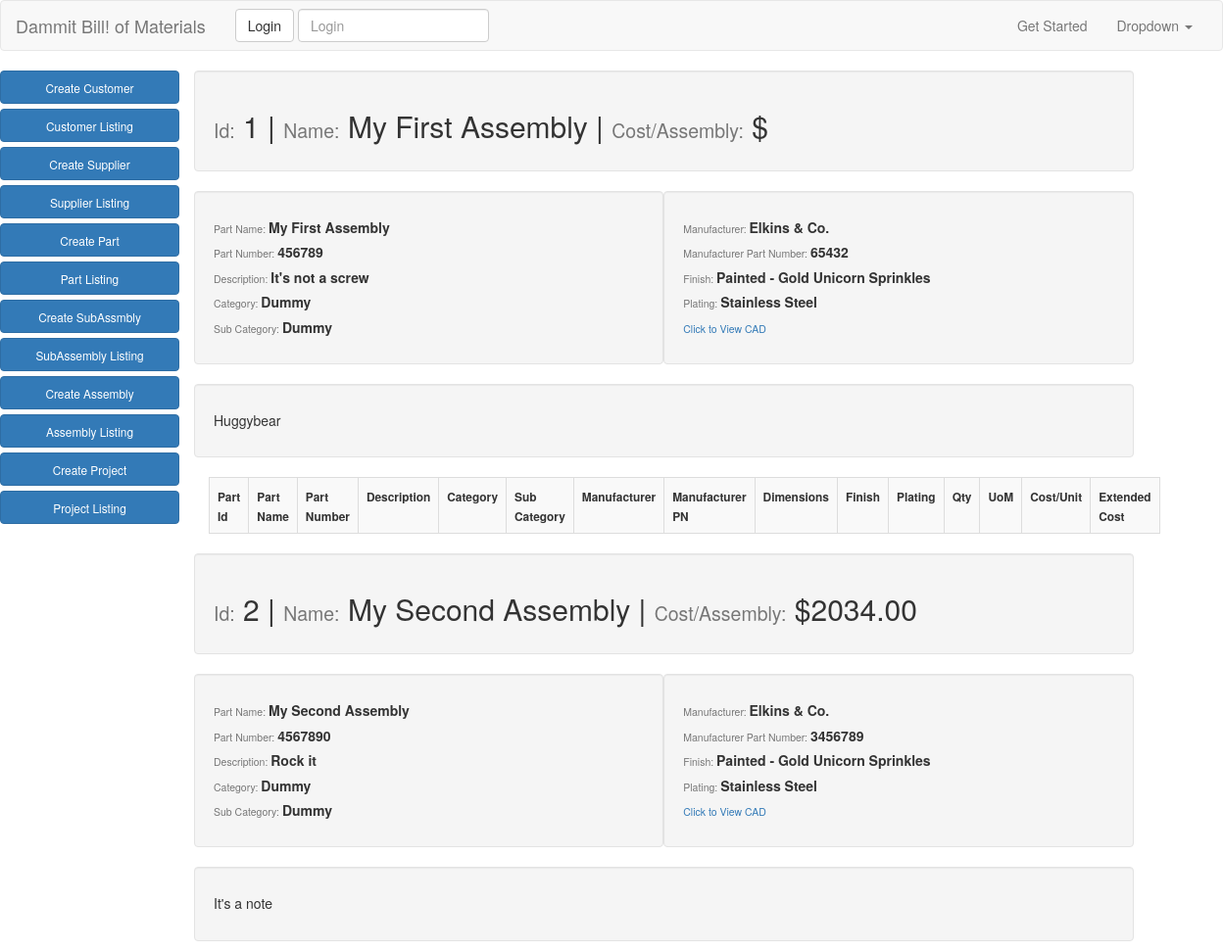
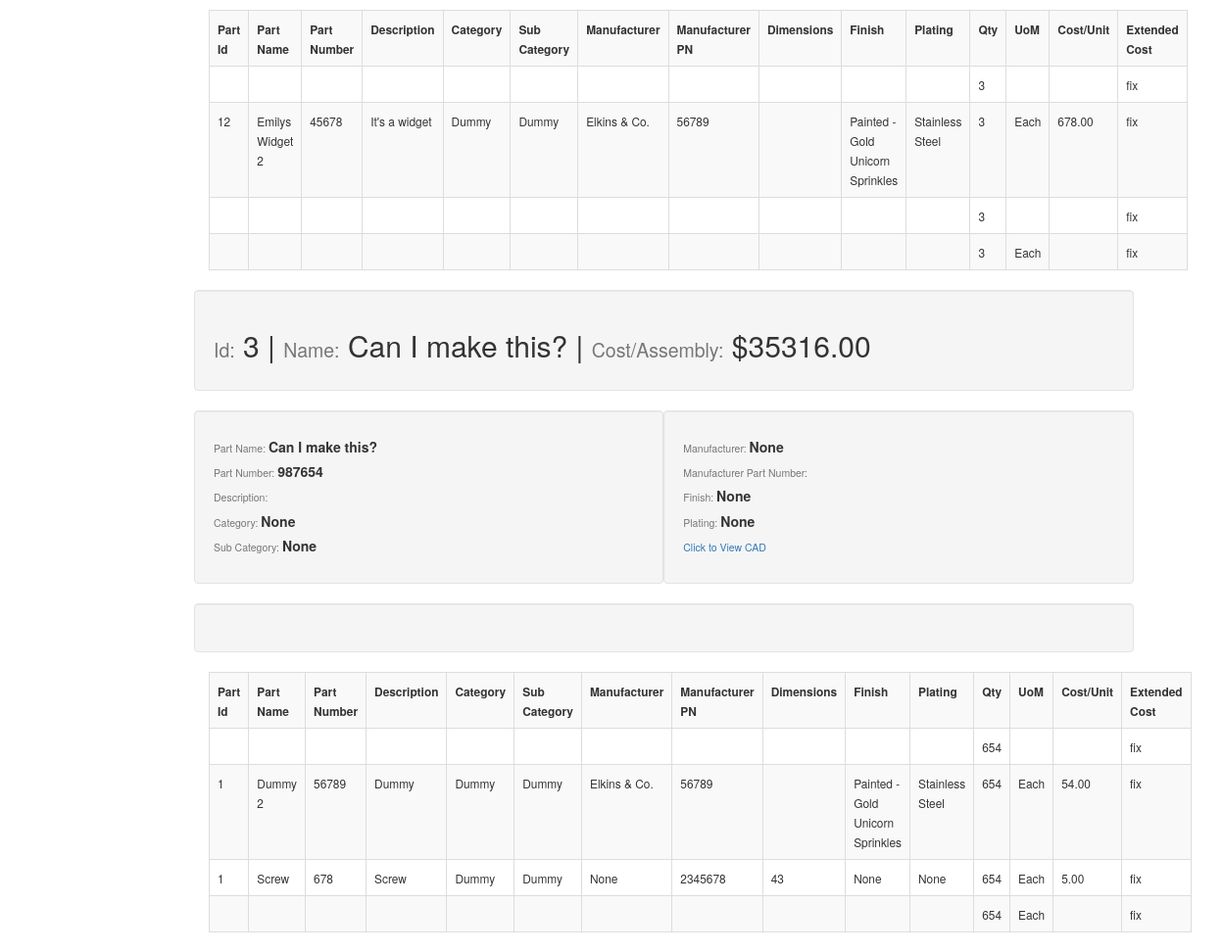
Page /assembly_list/ on the earlier database version (2 pictures, top to bottom).
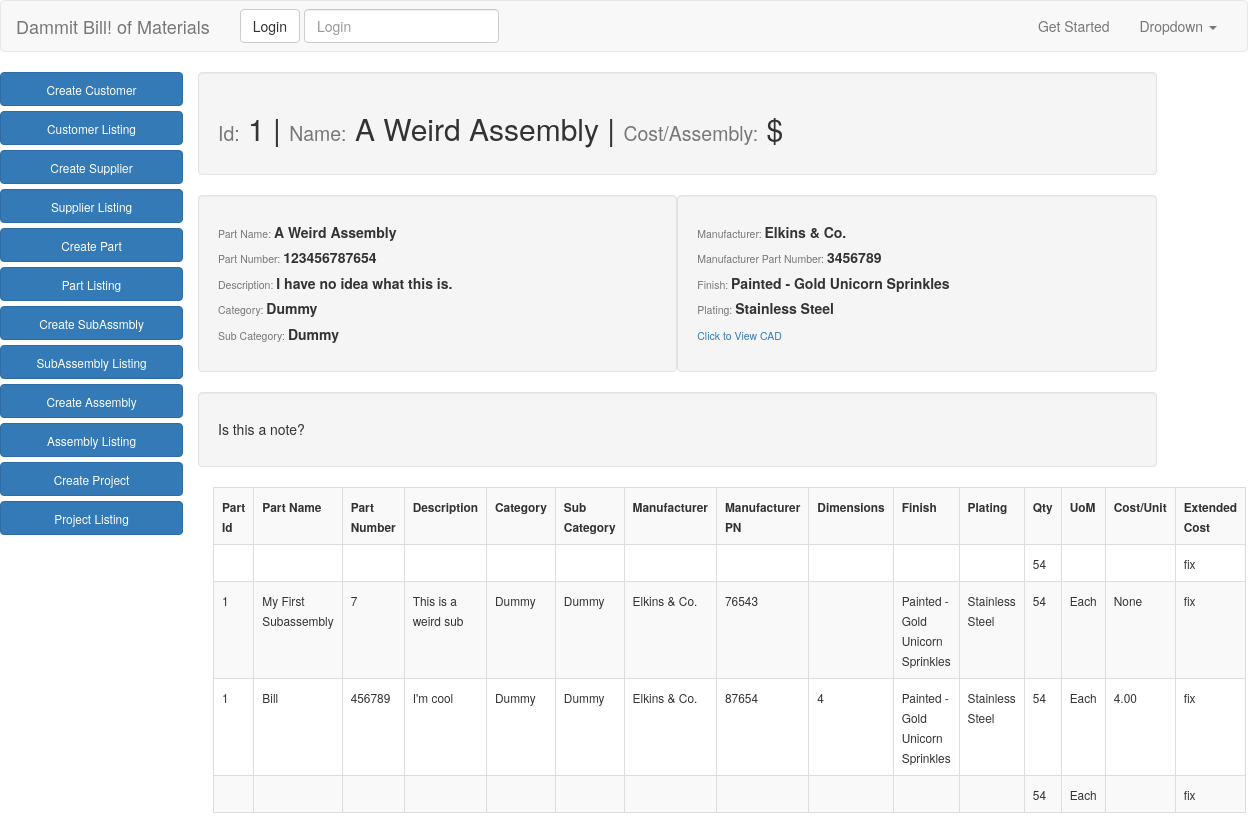
Same page on the later database version.
### app/models.py (models this page shows, shortened)
class Assembly(models.Model):
    assembly_name = models.CharField(max_length=50)
    assembly_part_number = models.CharField(max_length=50)
    description = models.CharField(max_length=50, null=True, blank=True)
    category = models.ForeignKey(Category, null=True, blank=True)
    sub_category = models.ForeignKey(SubCategory, null=True, blank=True)
    supplier = models.ForeignKey('app.Supplier', null=True, blank=True)
    supplier_pn = models.CharField(max_length=50, null=True, blank=True)
    finish = models.ForeignKey('app.FinishTable', null=True, blank=True)
    plating = models.ForeignKey('app.PlatingTable', null=True, blank=True)
    assembly_cost = models.DecimalField(max_digits=10, decimal_places=2, null=True, blank=True)
    notes = models.TextField(null=True, blank=True)
    cad_file = models.FileField(upload_to="cad_files", null=True, blank=True)

class Category(models.Model):
    category = models.CharField(max_length=30)
    def __str__(self):
        return self.category

class SubCategory(models.Model):
    category = models.ForeignKey(Category)
    subcategory = models.CharField(max_length=30)
    def __str__(self):
        return self.subcategory

class Supplier(models.Model):
    name = models.CharField(max_length=50)
    contact = models.CharField(max_length=25, null=True, blank=True)
    phone = models.IntegerField(null=True, blank=True)
    email = models.EmailField(null=True, blank=True)
    website = models.URLField(null=True, blank=True)
    def __str__(self):
        return self.name

class FinishTable(models.Model):
    finish = models.CharField(max_length=50)
    description = models.TextField(null=True, blank=True)
    source = models.ForeignKey(Supplier, null=True, blank=True)
    def __str__(self):
        return self.finish

class PlatingTable(models.Model):
    plating = models.CharField(max_length=50)
    description = models.TextField(null=True, blank=True)
    source = models.ForeignKey(Supplier, null=True, blank=True)
    def __str__(self):
        return self.plating

class AssemblyQuantity(models.Model):
    part = models.ForeignKey(Part, null=True, blank=True)
    subassembly = models.ForeignKey('app.SubAssembly', null=True, blank=True)
    quantity = models.IntegerField()
    assembly = models.ForeignKey('app.Assembly', null=True, blank=True)

class SubAssembly(models.Model):
    sub_assembly_name = models.CharField(max_length=50)
    sub_assembly_number = models.CharField(max_length=50)
    description = models.CharField(max_length=50, null=True, blank=True)
    category = models.ForeignKey(Category, null=True, blank=True)
    sub_category = models.ForeignKey(SubCategory, null=True, blank=True)
    mfg_supplier = models.ForeignKey('app.Supplier', null=True, blank=True)
    mfg_supplier_pn = models.CharField(max_length=50, null=True, blank=True)
    finish = models.ForeignKey('app.FinishTable', null=True, blank=True)
    plating = models.ForeignKey('app.PlatingTable', null=True, blank=True)
    subassembly_cost = models.DecimalField(max_digits=10, decimal_places=2, null=True, blank=True)
    notes = models.TextField(null=True, blank=True)
    cad_file = models.FileField(upload_to="cad_files", null=True, blank=True)

class Part(models.Model):
    part_name = models.CharField(max_length=50)
    part_number = models.CharField(max_length=50)
    description = models.CharField(max_length=50)
    category = models.ForeignKey(Category)
    sub_category = models.ForeignKey(SubCategory)
    manufacturer = models.ForeignKey('app.Supplier', null=True, blank=True)
    manufacturer_pn = models.CharField(max_length=50, null=True, blank=True)
    dimensions = models.CharField(max_length=50)
    finish = models.ForeignKey('app.FinishTable', null=True, blank=True)
    plating = models.ForeignKey('app.PlatingTable', null=True, blank=True)
    uom = models.CharField(max_length=15)
    unit_cost = models.DecimalField(max_digits=10, decimal_places=2)
    part_url = models.URLField(null=True, blank=True)
    notes = models.TextField(null=True, blank=True)
    cad_file = models.FileField(upload_to="cad_files", null=True, blank=True)
    image = models.ImageField(upload_to="image_files", null=True, blank=True, verbose_name="Part Image")

### app/views.py (the view)
# urls.py: url(r'^assembly_list/$', AssemblyListView.as_view(), name="assembly_list_view"),
class AssemblyListView(ListView):
    model = Assembly
    def get_queryset(self):
        return self.model.objects.all()
    def get_context_data(self, **kwargs):
        context = super().get_context_data(**kwargs)
        context['assembly'] = Assembly.objects.all()
        return context

### templates/app/assembly_list.html (shortened to what the changed rows need)
{% extends "base.html" %}
{% load mathfilters %}
{% block content %}
<div class="row">
  <div class="col-md-9">
  {% for object in object_list  %}
  <div class="row">
    <div class="col-md-12 well">
      <h2><small>Id:</small> {{object.pk}}  |  <small>Name:</small> {{object.assembly_name}}  |  <small>Cost/Assembly:</small> ${% for part in object.assemblyquantity_set.all %}{{part.subassembly.subassembly_cost|mul:part.quantity}}{% endfor %}</h2>
    </div>
    <div class="col-md-6 well">
      <h5><small>Part Name:  </small><strong>{{object.assembly_name}}</strong></h5>
      <h5><small>Part Number:  </small><strong>{{object.assembly_part_number}}</strong></h5>
      <h5><small>Description:  </small><strong>{{object.description}}</strong></h5>
      <h5><small>Category:  </small><strong>{{object.category}}</strong></h5>
      <h5><small>Sub Category:  </small><strong>{{object.sub_category}}</strong></h5>
    </div>
    <div class="col-md-6 well">
      <h5><small>Manufacturer:  </small><strong>{{object.supplier}}</strong></h5>
      <h5><small>Manufacturer Part Number:  </small><strong>{{object.supplier_pn}}</strong></h5>
      <h5><small>Finish:  </small><strong>{{object.finish}}</strong></h5>
      <h5><small>Plating:  </small><strong>{{object.plating}}</strong></h5>
      <h5><small><a href="{{object.cad_file.url}}">Click to View CAD</a></small></h5>
    </div>
    <div class="col-md-12 well">
    <h5>{{object.notes}}</h5>
    </div>
  </div>
    <table class="table table-striped table-bordered table-hover">
        <tr>
          <th><small>Part Id</small></th>
          <th><small>Part Name</small></th>
          <th><small>Part Number</small></th>
          <th><small>Description</small></th>
          <th><small>Category</small></th>
          <th><small>Sub Category</small></th>
          <th><small>Manufacturer</small></th>
          <th><small>Manufacturer PN</small></th>
          <th><small>Dimensions</small></th>
          <th><small>Finish</small></th>
          <th><small>Plating</small></th>
          <th><small>Qty</small></th>
          <th><small>UoM</small></th>
          <th><small>Cost/Unit</small></th>
          <th><small>Extended Cost</small></th>
        </tr>
        {% for part in object.assemblyquantity_set.all  %}
        <tr>
          <td><small>{{part.part.pk}}</small></td>
          <td><small>{{part.part.part_name}}</small></td>
          <td><small>{{part.part.part_number}}</small></td>
          <td><small>{{part.part.description}}</small></td>
          <td><small>{{part.part.category}}</small></td>
          <td><small>{{part.part.sub_category}}</small></td>
          <td><small>{{part.part.manufacturer}}</small></td>
          <td><small>{{part.part.manufacturer_pn}}</small></td>
          <td><small>{{part.part.dimensions}}</small></td>
          <td><small>{{part.part.finish}}</small></td>
          <td><small>{{part.part.plating}}</small></td>
          <td><small>{{part.quantity}}</small></td>
          <td><small>{{part.part.uom}}</small></td>
          <td><small>{{part.part.unit_cost}}</small></td>
          <td><small>fix</small></td>
        </tr>
        <tr>
          <td><small>{{part.subassembly.pk}}</small></td>
          <td><small>{{part.subassembly.sub_assembly_name}}</small></td>
          <td><small>{{part.subassembly.sub_assembly_number}}</small></td>
          <td><small>{{part.subassembly.description}}</small></td>
          <td><small>{{part.subassembly.category}}</small></td>
          <td><small>{{part.subassembly.sub_category}}</small></td>
          <td><small>{{part.subassembly.mfg_supplier}}</small></td>
          <td><small>{{part.subassembly.mfg_supplier_pn}}</small></td>
          <td><small></small></td>
          <td><small>{{part.subassembly.finish}}</small></td>
          <td><small>{{part.subassembly.plating}}</small></td>
          <td><small>{{part.quantity}}</small></td>
          <td><small>Each</small></td>
          <td><small>{{part.subassembly.subassembly_cost}}</small></td>
          <td><small>fix</small></td>
        </tr>
        {% endfor %}
      </table>
  {% endfor %}
</div>
{% endblock %}

Differences in the rows shown:
removed Assembly: pk "2", assembly_name "My Second Assembly", assembly_part_number "4567890", description "Rock it", category "Dummy", sub_category "Dummy", supplier "Elkins & Co.", supplier_pn "3456789", finish "Painted - Gold Unicorn Sprinkles", plating "Stainless Steel", notes "It's a note", AssemblyQuantity (subassembly.subassembly_cost|mul "2034.00", quantity "3", subassembly.pk "12", subassembly.sub_assembly_name "Emilys Widget 2", subassembly.sub_assembly_number "45678", subassembly.description "It's a widget", subassembly.category "Dummy", subassembly.sub_category "Dummy", subassembly.mfg_supplier "Elkins & Co.", subassembly.mfg_supplier_pn "56789", subassembly.finish "Painted - Gold Unicorn Sprinkles", subassembly.plating "Stainless Steel", subassembly.subassembly_cost "678.00"), AssemblyQuantity (quantity "3")
removed Assembly: pk "3", assembly_name "Can I make this?", assembly_part_number "987654", category "None", sub_category "None", supplier "None", finish "None", plating "None"
removed AssemblyQuantity: subassembly.subassembly_cost|mul "35316.00", quantity "654", subassembly.pk "1", subassembly.sub_assembly_name "Dummy 2", subassembly.sub_assembly_number "56789", subassembly.description "Dummy", subassembly.category "Dummy", subassembly.sub_category "Dummy", subassembly.mfg_supplier "Elkins & Co.", subassembly.mfg_supplier_pn "56789", subassembly.finish "Painted - Gold Unicorn Sprinkles", subassembly.plating "Stainless Steel", subassembly.subassembly_cost "54.00"
removed AssemblyQuantity: part.pk "1", part.part_name "Screw", part.part_number "678", part.description "Screw", part.category "Dummy", part.sub_category "Dummy", part.manufacturer "None", part.manufacturer_pn "2345678", part.dimensions "43", part.finish "None", part.plating "None", quantity "654", part.uom "Each", part.unit_cost "5.00", shown under "3"
changed Assembly "Dummy": assembly_name "My First Assembly" → "A Weird Assembly"; assembly_part_number "456789" → "123456787654"; description "It's not a screw" → "I have no idea what this is."; supplier_pn "65432" → "3456789"; notes "Huggybear" → "Is this a note?"; gains AssemblyQuantity (quantity "54", subassembly.pk "1", subassembly.sub_assembly_name "My First Subassembly", subassembly.sub_assembly_number "7", subassembly.description "This is a weird sub", subassembly.category "Dummy", subassembly.sub_category "Dummy", subassembly.mfg_supplier "Elkins & Co.", subassembly.mfg_supplier_pn "76543", subassembly.finish "Painted - Gold Unicorn Sprinkles", subassembly.plating "Stainless Steel", subassembly.subassembly_cost "None"); gains AssemblyQuantity (part.pk "1", part.part_name "Bill", part.part_number "456789", part.description "I'm cool", part.category "Dummy", part.sub_category "Dummy", part.manufacturer "Elkins & Co.", part.manufacturer_pn "87654", part.dimensions "4", part.finish "Painted - Gold Unicorn Sprinkles", part.plating "Stainless Steel", quantity "54", part.uom "Each", part.unit_cost "4.00")
